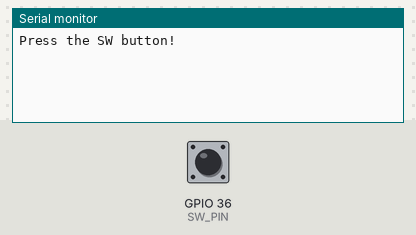
Bench run of a sketch on a simulated ESP32. Shown: the last lines printed to the serial monitor. The inputs (shaded band) are chosen by the test bench; at power-on: GPIO 36 (SW_PIN) HIGH.

Above: at 1.2 s.
1.3 s: GPIO 36 (SW_PIN) pulled LOW for 0.15 s
At 2.5 s:
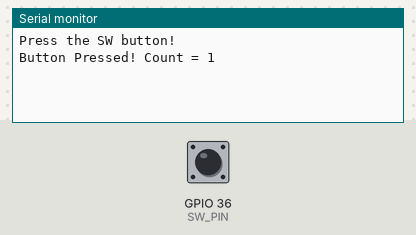
2.9 s: GPIO 36 (SW_PIN) pulled LOW for 1 s
At 4.0 s:
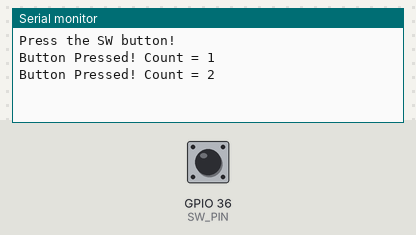
5.4 s: GPIO 36 (SW_PIN) pulled LOW for 0.15 s
At 5.8 s:
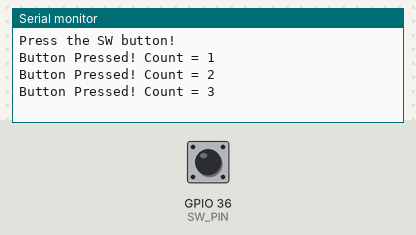

The sketch:

03_Button_Switch.ino
```cpp
// ============================================================
//  SKU-1015 ESP32 Breakout Board — 03 Button / Switch
//  อ่านค่าสวิตช์บนบอร์ด (SW = GPIO36)
//  ⚠️ GPIO36 เป็นขา Input-only และไม่มี Internal Pull-up
//     (บอร์ดมี Hardware Pull-up ให้แล้ว กดปุ่ม = LOW)
// ============================================================

#define SW_PIN 36   // สวิตช์บนบอร์ด (Active LOW)

bool lastState = HIGH;
int pressCount = 0;

void setup() {
  Serial.begin(115200);
  pinMode(SW_PIN, INPUT);   // ห้ามใช้ INPUT_PULLUP กับ GPIO36
  Serial.println("Press the SW button!");
}

void loop() {
  bool state = digitalRead(SW_PIN);

  // ตรวจจับขอบขาลง (ปุ่มเพิ่งถูกกด) พร้อมกัน Debounce
  if (state == LOW && lastState == HIGH) {
    pressCount++;
    Serial.printf("Button Pressed! Count = %d\n", pressCount);
    delay(50);  // Debounce
  }
  lastState = state;
  delay(10);
}
```

Measured:
- after the input at 1.3 s, the serial monitor: prints a new line at once (image 1)
- after the input at 2.9 s, the serial monitor: prints a new line at once (image 2)
- after the input at 5.4 s, the serial monitor: prints a new line at once (image 3)
